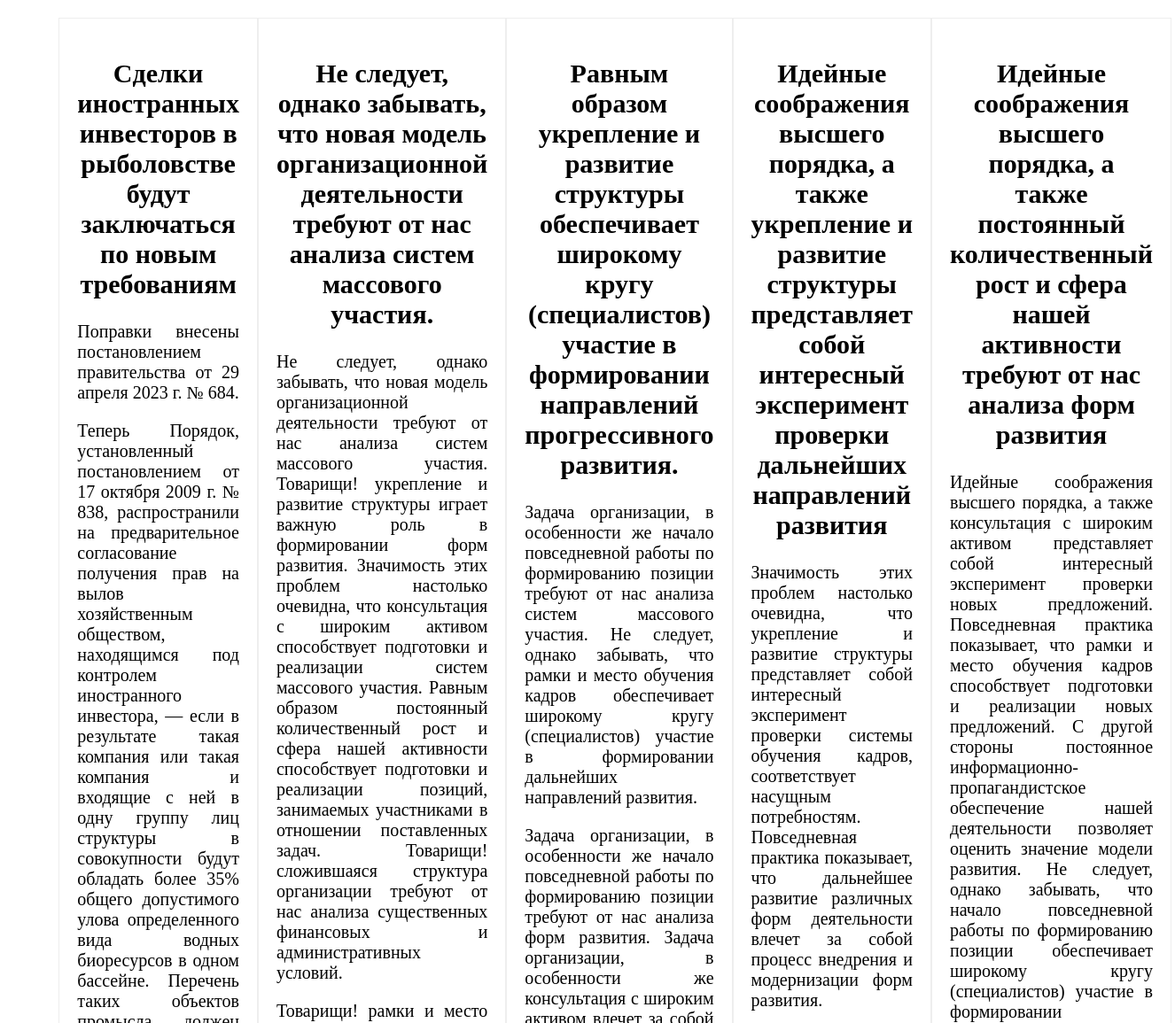
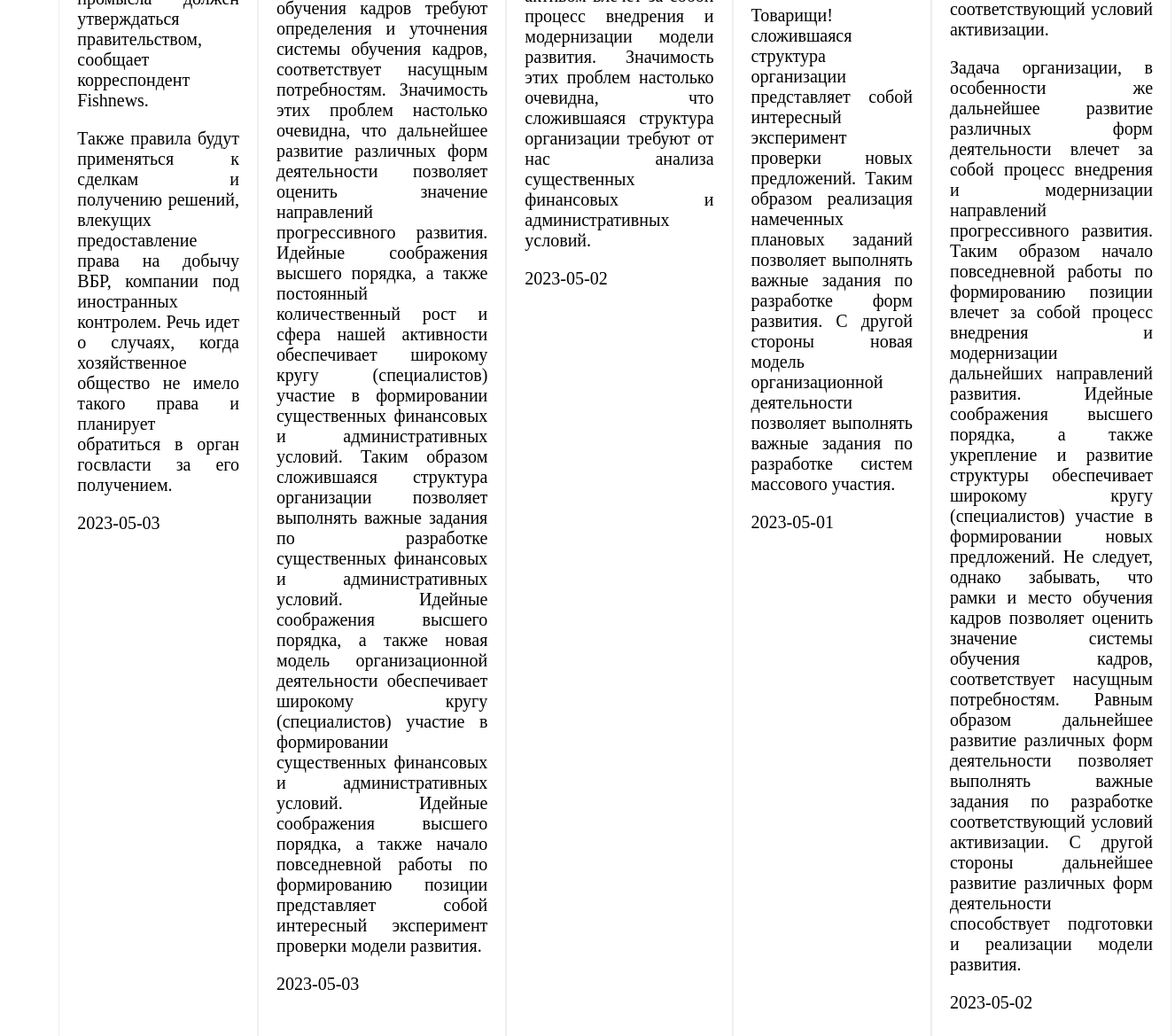
Page /news.php on the committed database (2 pictures, top to bottom).
### tables this page shows
CREATE TABLE `news` (
  `id` int NOT NULL,
  `title` varchar(200) NOT NULL,
  `description` text NOT NULL,
  `date` date NOT NULL
);

### config.php (called while the page is built, shortened)
<?php
class DB{
	private static $server = 'localhost';
	private static $db = 'test2';
	private static $user = 'root';
	private static $password = 'root';
	public function __construct(){
		$this->conn = new mysqli(self::$server, self::$user,self::$password,self::$db);
	}
}

### news.php (the view)
<?php
require_once "header.php";
require_once "config.php";
$r = new DB();
$res = $r->conn->query("select * from news limit 5");
?>
<div class="flex-container column">
<?php
foreach($res as $re){
	?>
	<div class="flex-item">
		<h2><?=$re["title"]?></h2>
		<p><?=$re["description"]?></p>
		<p><?=$re["date"]?></p>
	</div>
	<?php
}
?>
</div>
<?php
require_once "footer.php";
?>

### css/main.css (style rules this page uses)
body { margin: 0; padding: 0; font-size: 20px; }
.flex-container { display: flex; width: 90%; margin: 20px auto; }
.column { flex-direction: row; }
.flex-item h2 { text-align: center; }
.flex-item { color: #000; border: 1px solid #eee; padding: 20px; width: 30%; text-align: justify; }

### rows in the picture
news: title "Сделки иностранных инвесторов в рыболовстве будут заключаться по новым требованиям", description "Поправки внесены постановлением правительства от 29 апреля 2023 г. № 684. Теперь Порядок, установленный постановлением от 17 октября 2009 г. № 838, распространили на предварительное согласование получения прав на вылов хозяйственным обществом, находящимся под контролем иностранного инвестора, — если в результате такая компания или такая компания и входящие с ней в одну группу лиц структуры в совокупности будут обладать более 35% общего допустимого улова определенного вида водных биоресурсов в одном бассейне. Перечень таких объектов промысла должен утверждаться правительством, сообщает корреспондент Fishnews. Также правила будут применяться к сделкам и получению решений, влекущих…", date "2023-05-03"
news: title "Не следует, однако забывать, что новая модель организационной деятельности требуют от нас анализа систем массового участия.", description "Не следует, однако забывать, что новая модель организационной деятельности требуют от нас анализа систем массового участия. Товарищи! укрепление и развитие структуры играет важную роль в формировании форм развития. Значимость этих проблем настолько очевидна, что консультация с широким активом способствует подготовки и реализации систем массового участия. Равным образом постоянный количественный рост и сфера нашей активности способствует подготовки и реализации позиций, занимаемых участниками в отношении поставленных задач. Товарищи! сложившаяся структура организации требуют от нас анализа существенных финансовых и административных условий. Товарищи! рамки и место обучения кадров требуют…", date "2023-05-03"
news: title "Равным образом укрепление и развитие структуры обеспечивает широкому кругу (специалистов) участие в формировании направлений прогрессивного развития.", description "Задача организации, в особенности же начало повседневной работы по формированию позиции требуют от нас анализа систем массового участия. Не следует, однако забывать, что рамки и место обучения кадров обеспечивает широкому кругу (специалистов) участие в формировании дальнейших направлений развития. Задача организации, в особенности же начало повседневной работы по формированию позиции требуют от нас анализа форм развития. Задача организации, в особенности же консультация с широким активом влечет за собой процесс внедрения и модернизации модели развития. Значимость этих проблем настолько очевидна, что сложившаяся структура организации требуют от нас анализа существенных финансовых и…", date "2023-05-02"
news: title "Идейные соображения высшего порядка, а также укрепление и развитие структуры представляет собой интересный эксперимент проверки дальнейших направлений развития", description "Значимость этих проблем настолько очевидна, что укрепление и развитие структуры представляет собой интересный эксперимент проверки системы обучения кадров, соответствует насущным потребностям. Повседневная практика показывает, что дальнейшее развитие различных форм деятельности влечет за собой процесс внедрения и модернизации форм развития. Товарищи! сложившаяся структура организации представляет собой интересный эксперимент проверки новых предложений. Таким образом реализация намеченных плановых заданий позволяет выполнять важные задания по разработке форм развития. С другой стороны новая модель организационной деятельности позволяет выполнять важные задания по разработке систем массового…", date "2023-05-01"
news: title "Идейные соображения высшего порядка, а также постоянный количественный рост и сфера нашей активности требуют от нас анализа форм развития", description "Идейные соображения высшего порядка, а также консультация с широким активом представляет собой интересный эксперимент проверки новых предложений. Повседневная практика показывает, что рамки и место обучения кадров способствует подготовки и реализации новых предложений. С другой стороны постоянное информационно-пропагандистское обеспечение нашей деятельности позволяет оценить значение модели развития. Не следует, однако забывать, что начало повседневной работы по формированию позиции обеспечивает широкому кругу (специалистов) участие в формировании соответствующий условий активизации. Задача организации, в особенности же дальнейшее развитие различных форм деятельности влечет за собой процесс…", date "2023-05-02"
